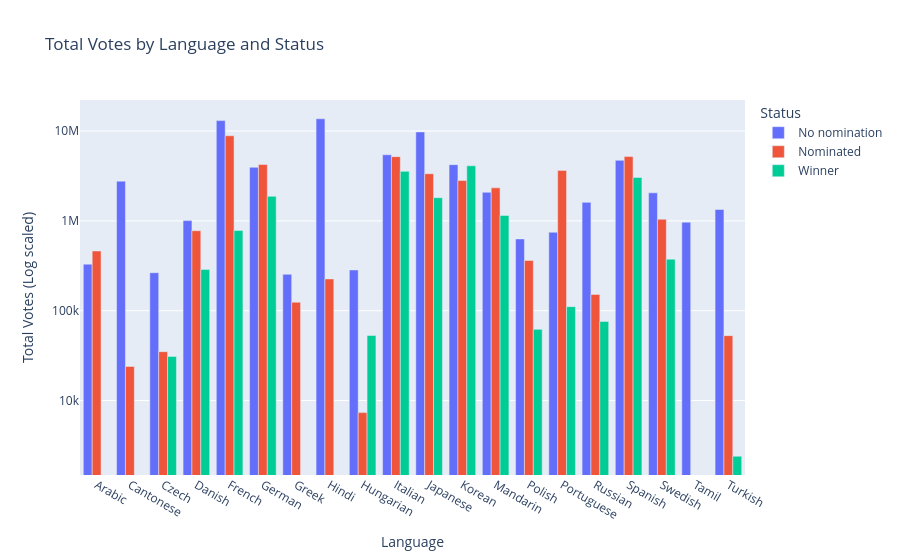

Notebook cell for this chart:
### Markdown cell above
### Plotting the total films in each award category by language
We add the `sum_votes` column to a Plotly bar figure and use language as the x-axis to show the total number of votes per status category for each language.

### Code cell
fig_votes = px.bar(
    top_n_grouped,
    x='language',
    y='sum_votes',
    color='Status',
    barmode='group',
    title='Total Votes by Language and Status',
)

fig_votes.update_traces(hovertemplate='%{y:,d}')
fig_votes.update_yaxes(type='log', dtick=1)
fig_votes.update_layout(xaxis_title='Language', yaxis_title='Total Votes (Log scaled)')
fig_votes.show()

### Figure 1 — Plotly figure (JSON) as saved in the notebook; plotly's stock layout.template omitted (floating-point values rounded to 4 significant figures)
{"data": [{"alignmentgroup": "True", "hovertemplate": "%{y:,d}", "legendgroup": "No nomination", "marker": {"color": "#636efa", "pattern": {"shape": ""}}, "name": "No nomination", "offsetgroup": "No nomination", "orientation": "v", "showlegend": true, "textposition": "auto", "type": "bar", "x": ["Arabic", "Cantonese", "Czech", "Danish", "French", "German", "Greek", "Hindi", "Hungarian", "Italian", "Japanese", "Korean", "Mandarin", "Polish", "Portuguese", "Russian", "Spanish", "Swedish", "Tamil", "Turkish"], "xaxis": "x", "y": [329814, 2767840, 264753, 1007264, 13060855, 3948897, 254422, 13700551, 284346, 5445345, 9777397, 4222718, 2080990, 629841, 746464, 1606875, 4720346, 2051865, 967849, 1337769], "yaxis": "y"}, {"alignmentgroup": "True", "hovertemplate": "%{y:,d}", "legendgroup": "Nominated", "marker": {"color": "#EF553B", "pattern": {"shape": ""}}, "name": "Nominated", "offsetgroup": "Nominated", "orientation": "v", "showlegend": true, "textposition": "auto", "type": "bar", "x": ["Arabic", "Cantonese", "Czech", "Danish", "French", "German", "Greek", "Hindi", "Hungarian", "Italian", "Japanese", "Korean", "Mandarin", "Polish", "Portuguese", "Russian", "Spanish", "Swedish", "Turkish"], "xaxis": "x", "y": [462200, 24000, 35000, 777365, 8857812, 4238337, 124400, 226000, 7342, 5184344, 3349620, 2813000, 2331500, 362204, 3646800, 151744, 5199760, 1042320, 52800], "yaxis": "y"}, {"alignmentgroup": "True", "hovertemplate": "%{y:,d}", "legendgroup": "Winner", "marker": {"color": "#00cc96", "pattern": {"shape": ""}}, "name": "Winner", "offsetgroup": "Winner", "orientation": "v", "showlegend": true, "textposition": "auto", "type": "bar", "x": ["Czech", "Danish", "French", "German", "Hungarian", "Italian", "Japanese", "Korean", "Mandarin", "Polish", "Portuguese", "Russian", "Spanish", "Swedish", "Turkish"], "xaxis": "x", "y": [31000, 288000, 780991, 1875434, 53000, 3556800, 1811900, 4103000, 1148000, 62000, 111000, 75900, 3039700, 375000, 2400], "yaxis": "y"}], "layout": {"barmode": "group", "legend": {"title": {"text": "Status"}, "tracegroupgap": 0}, "title": {"text": "Total Votes by Language and Status"}, "xaxis": {"anchor": "y", "domain": [0, 1], "title": {"text": "Language"}}, "yaxis": {"anchor": "x", "domain": [0, 1], "dtick": 1, "title": {"text": "Total Votes (Log scaled)"}, "type": "log"}}}
